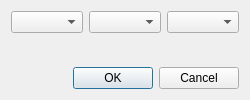
<?xml version="1.0" encoding="UTF-8"?>
<ui version="4.0">
 <class>RestoreSeed</class>
 <widget class="QDialog" name="RestoreSeed">
  <property name="windowTitle">
   <string>Recover Wallet</string>
  </property>
  <layout class="QVBoxLayout" name="verticalLayout">
   <item>
    <widget class="QFrame" name="options">
     <property name="frameShape">
      <enum>QFrame::NoFrame</enum>
     </property>
     <property name="frameShadow">
      <enum>QFrame::Plain</enum>
     </property>
     <layout class="QHBoxLayout" name="horizontalLayout">
      <property name="leftMargin">
       <number>0</number>
      </property>
      <property name="topMargin">
       <number>0</number>
      </property>
      <property name="rightMargin">
       <number>0</number>
      </property>
      <property name="bottomMargin">
       <number>0</number>
      </property>
      <item>
       <widget class="QComboBox" name="language"/>
      </item>
      <item>
       <widget class="QComboBox" name="strength"/>
      </item>
      <item>
       <widget class="QComboBox" name="type"/>
      </item>
     </layout>
    </widget>
   </item>
   <item>
    <widget class="QFrame" name="words">
     <property name="frameShape">
      <enum>QFrame::NoFrame</enum>
     </property>
     <property name="frameShadow">
      <enum>QFrame::Sunken</enum>
     </property>
     <layout class="QGridLayout" name="wordsLayout">
      <property name="leftMargin">
       <number>0</number>
      </property>
      <property name="topMargin">
       <number>0</number>
      </property>
      <property name="rightMargin">
       <number>0</number>
      </property>
      <property name="bottomMargin">
       <number>0</number>
      </property>
     </layout>
    </widget>
   </item>
   <item>
    <spacer name="verticalSpacer">
     <property name="orientation">
      <enum>Qt::Vertical</enum>
     </property>
    </spacer>
   </item>
   <item>
    <widget class="QDialogButtonBox" name="control">
     <property name="orientation">
      <enum>Qt::Horizontal</enum>
     </property>
     <property name="standardButtons">
      <set>QDialogButtonBox::Cancel|QDialogButtonBox::Ok</set>
     </property>
    </widget>
   </item>
  </layout>
 </widget>
 <resources/>
 <connections>
  <connection>
   <sender>control</sender>
   <signal>accepted()</signal>
   <receiver>RestoreSeed</receiver>
   <slot>accept()</slot>
  </connection>
  <connection>
   <sender>control</sender>
   <signal>rejected()</signal>
   <receiver>RestoreSeed</receiver>
   <slot>reject()</slot>
  </connection>
 </connections>
</ui>
